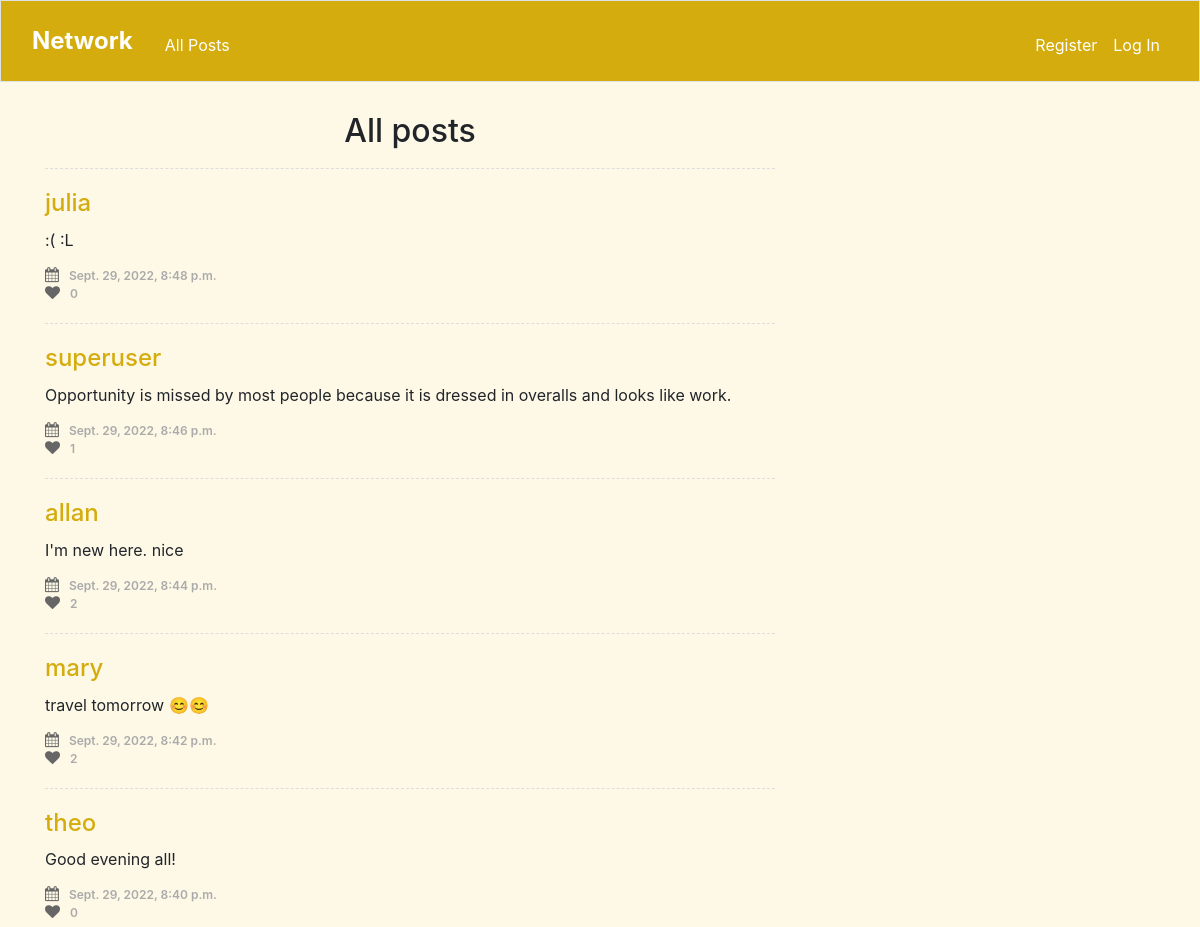
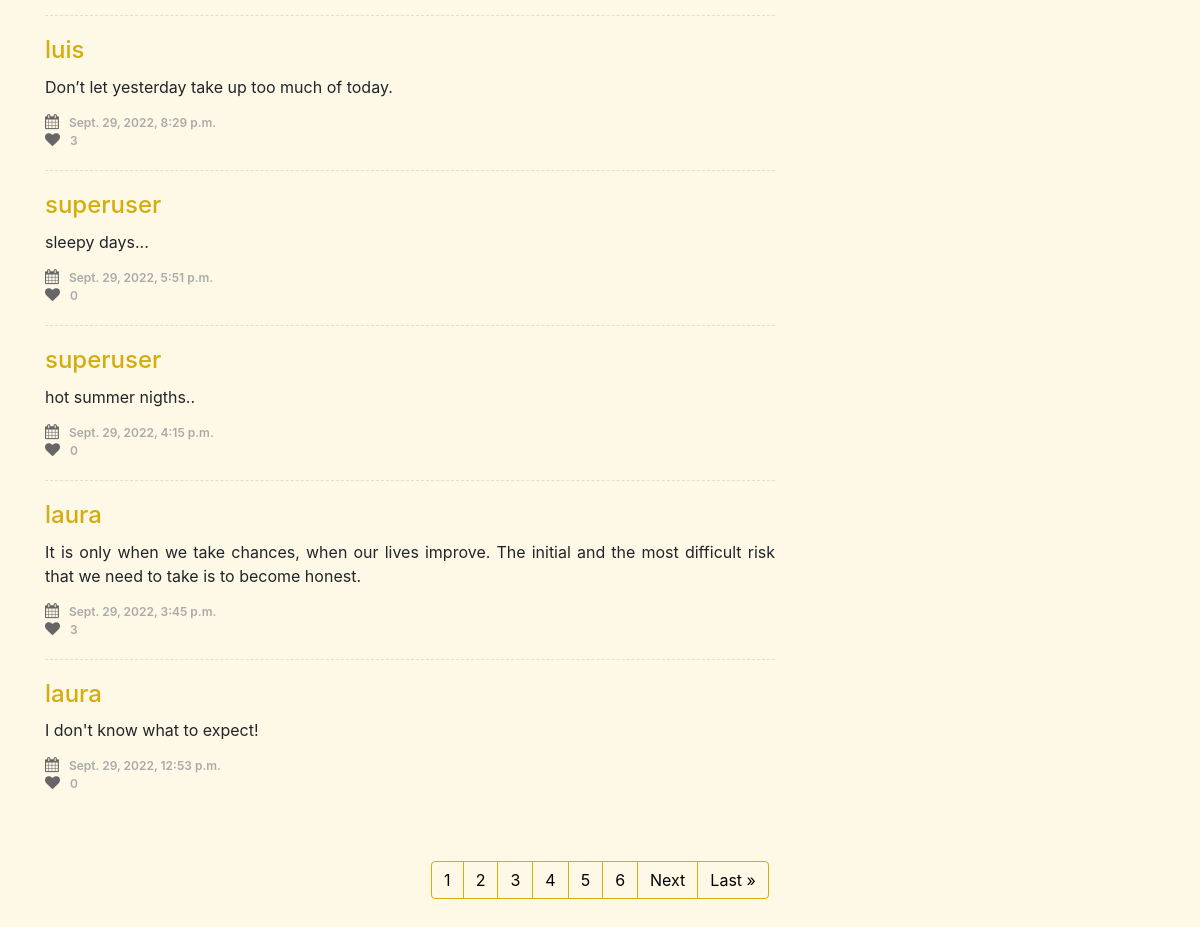
The page / on the database its author committed (2 pictures, top to bottom).
### network/models.py (models this page shows, shortened)
class Posts(models.Model):
    id = models.IntegerField(primary_key=True, editable=False)
    data = models.DateTimeField(default=datetime.datetime.now)
    texto = models.CharField(max_length=900)
    dono = models.ForeignKey(User, on_delete=models.CASCADE, related_name="user_postou")
    likes = models.ManyToManyField(User, related_name="like", default=None, blank=True)
    like_count = models.BigIntegerField(default="0")

### network/views.py (the view, shortened to what this page needs)
# urls.py: path("", views.index, name="index"),
def index(request):
    contents = Posts.objects.all()
    already_liked = []
    id = request.user.id
    for content in contents:
        if content.likes.filter(id=id).exists():
            already_liked.append(content.id)
    data = (
        Posts.objects.values(
            "texto", "data", "dono_id__username", "dono__id", "like_count", "id"
        )
        .order_by("-data")
        .distinct()
    )
    p = Paginator(data, 10)
    page = request.GET.get("page")
    todas = p.get_page(page)
    nums = " " * todas.paginator.num_pages
    return render(
        request,
        "network/index.html",
        {"posts": data, "already_liked": already_liked, "todas": todas, "nums": nums},
    )

### network/templates/network/index.html (shortened to what this page needs)
{% extends "network/layout.html" %}
{% block body %}
    <section class="content-item" id="comments">
        <div class="container">
            <div class="row">
                <div class="col-sm-8">
                    <h2 style="padding-top:0px;">All posts</h2>
                    {% for post in todas %}
                        <div class="media">
                            <div class="media-body">
                                <h4><a href="{% url 'profile' post.dono__id %}">{{post.dono_id__username}}</a></h4>
                                <p class="texto">{{post.texto}}</p>
                                <ul class="list-unstyled list-inline media-detail pull-left">
                                    <li><i class="fa fa-calendar"></i>{{post.data}}</li>
                                    <li><i class="fa fa-heart"></i><span id="like_count" class="{{post.id}}" value="{{post.like_count}}">{{post.like_count}}</span></li>
                                </ul>
                            </div>
                        </div>
                    {% endfor %}
                </div>
            </div>
            <br><br>
        </div>
        <nav aria-label="Page navigation example">
            <ul class="pagination justify-content-center">
          {% for i in nums %}
              <li class="page-item"><a class="page-link" href="?page={{ forloop.counter }}" style="background-color:#FEF9E7; color:black; border-color:#D4AC0D;">{{ forloop.counter }}</a></li>
          {% endfor %}
          {% if todas.has_next %}
              <li class="page-item"><a class="page-link" href="?page={{ todas.next_page_number }}" style="background-color:#FEF9E7; color:black; border-color:#D4AC0D;">Next</a></li>
              <li class="page-item"><a class="page-link" href="?page={{ todas.paginator.num_pages }}" style="background-color:#FEF9E7; color:black; border-color:#D4AC0D;">Last &raquo</a></li>
          {% endif %}
           </ul>
          </nav>
          <br/>
    </section>
{% endblock %}

### network/templates/network/layout.html (shortened to what this page needs)
{% load static %}
<!DOCTYPE html>
<html lang="en">
    <head>
        <link rel="stylesheet" href="https://stackpath.bootstrapcdn.com/bootstrap/4.4.1/css/bootstrap.min.css">
        <link href="{% static 'network/styles.css' %}" rel="stylesheet">
        <link rel="stylesheet" href="https://stackpath.bootstrapcdn.com/bootstrap/4.5.0/css/bootstrap.min.css">
        <link rel="stylesheet" href="https://maxcdn.bootstrapcdn.com/font-awesome/4.7.0/css/font-awesome.min.css">
    </head>
    <body style="background-color: #FEF9E7; padding: 0px;">
        <nav class="border navbar navbar-expand-md navbar-light sticky-top" style="background-color:#D4AC0D;">
            <div class="container-fluid">
                <a class="navbar-brand" href="{% url 'index' %}"><span class="logo" style="color:#fff; font-size:120%">
                    <b>Network</b></span>
                </a>
            <div class="collapse navbar-collapse" id="navbar">
                <ul class="navbar-nav me-auto mt-2">
                    <li class="nav-link"><a class="nav-link" href="{% url 'index' %}" style="color:white;">All Posts</a></li>
                </ul>
                {% if user.is_authenticated %}
                    <ul class="navbar-nav me-auto mt-2">
                        <li class="nav-item"><a class="nav-link" href="{% url 'following' %}" style="color:white;">Following</a></li>
                    </ul>
                    <ul class="navbar-nav ml-auto mt-2">
                        <li class="nav-item"><a class="nav-link" href="{% url 'logout' %}" style="color:white;">Log Out</a></li>
                    </ul>
                {% else %}
                    <ul class="navbar-nav ml-auto mt-2">
                        <li class="nav-item"><a class="nav-link" href="{% url 'register' %}" style="color:white;">Register</a></li>
                        <li class="nav-item"><a class="nav-link" href="{% url 'login' %}" style="color:white;">Log In</a></li>
                    </ul>
                {% endif %}
                </div>
            </div>
          </nav>
        <div class="body">
            {% block body %}
            {% endblock %}
        </div>
    </body>
</html>

### network/templates/network/layout.html (style rules this page uses)
h2 { text-align:center; padding-top:10px; padding-bottom:10px; }

### network/templates/network/index.html (style rules this page uses)
.content-item { padding:30px 0; }
#comments .media { border-top:1px dashed #DDDDDD; padding:20px 0; margin:0; }
#comments .media h4 { margin:0 0 10px; }
#comments .media h4 a { color:#D4AC0D; }
#comments .media p { margin-bottom:15px; text-align:justify; }
#comments .media-detail { margin:0; }
#comments .media-detail li { color:#AAAAAA; font-size:12px; padding-right: 10px; font-weight:600; }
#comments .media-detail li:last-child { padding-right:0; }
#comments .media-detail li i { color:#666666; font-size:15px; margin-right:10px; }

### rows shown on the page
Posts: dono_id__username "julia", texto ":( :L", data "Sept. 29, 2022, 8:48 p.m.", like_count "0"
Posts: dono_id__username "superuser", texto "Opportunity is missed by most people because it is dressed in overalls and looks like work.", data "Sept. 29, 2022, 8:46 p.m.", like_count "1"
Posts: dono_id__username "allan", texto "I'm new here. nice", data "Sept. 29, 2022, 8:44 p.m.", like_count "2"
Posts: dono_id__username "mary", texto "travel tomorrow 😊😊", data "Sept. 29, 2022, 8:42 p.m.", like_count "2"
Posts: dono_id__username "theo", texto "Good evening all!", data "Sept. 29, 2022, 8:40 p.m.", like_count "0"
Posts: dono_id__username "luis", texto "Don’t let yesterday take up too much of today.", data "Sept. 29, 2022, 8:29 p.m.", like_count "3"
Posts: dono_id__username "superuser", texto "sleepy days...", data "Sept. 29, 2022, 5:51 p.m.", like_count "0"
Posts: dono_id__username "superuser", texto "hot summer nigths..", data "Sept. 29, 2022, 4:15 p.m.", like_count "0"
Posts: dono_id__username "laura", texto "It is only when we take chances, when our lives improve. The initial and the most difficult risk that we need to take is to become honest.", data "Sept. 29, 2022, 3:45 p.m.", like_count "3"
Posts: dono_id__username "laura", texto "I don't know what to expect!", data "Sept. 29, 2022, 12:53 p.m.", like_count "0"
